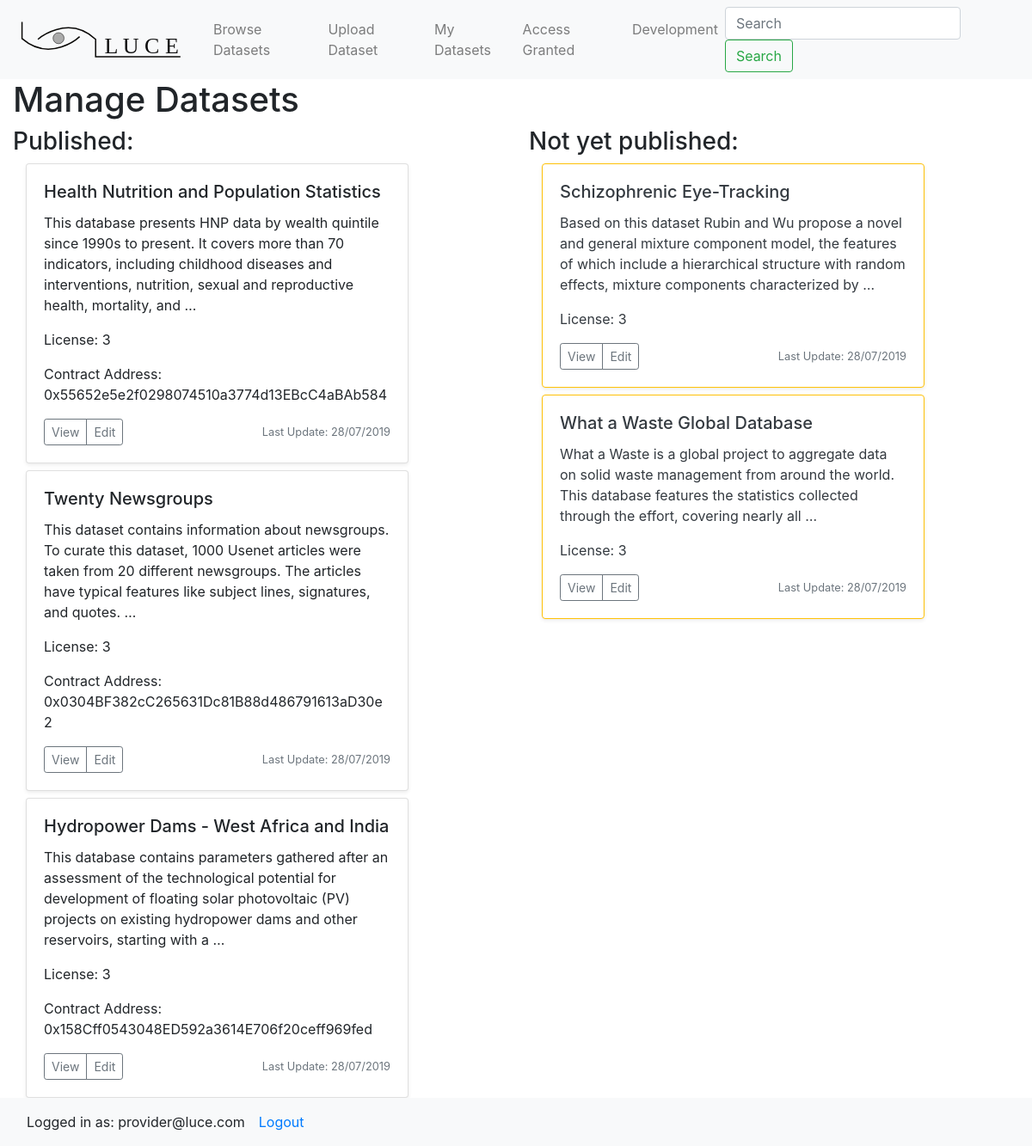
/my_data/ (signed in), run on the app's committed database.
### datastore/models.py (models this page shows, shortened)
class Dataset(models.Model):
    title           = models.CharField(max_length=120)
    description     = models.TextField(null=True, blank=True)
    license         = models.IntegerField() # encoded as integer
    file            = models.FileField(upload_to='files/', blank=True, null=True)
    owner           = models.CharField(max_length=120) # owner username/email
    owner_address   = models.CharField(max_length=180) # msg.sender
    contract_address= models.CharField(max_length=180) # address of smart contract
    published       = models.BooleanField(default = False)
    access_granted  = models.ManyToManyField(User, related_name='datasets_accessible')
    created_by      = models.ForeignKey(User, default=1, null=True, on_delete=models.SET_NULL, related_name='datasets_owned')
    timestamp       = models.DateTimeField(auto_now_add=True)
    updated         = models.DateTimeField(auto_now=True)
    objects         = DatasetManager()
    def get_absolute_url(self):
        return f"/data/{self.pk}"
    def get_edit_url(self):
        return f"/data/{self.pk}/edit"
    class Meta:
        ordering = ['-updated', '-timestamp']

### accounts/models.py (models this page shows, shortened)
class User(AbstractBaseUser):
    email = models.EmailField(
        verbose_name='email address',
        max_length=255,
        unique=True,
    )
    ethereum_private_key = models.CharField(max_length=255, blank=True, null=True)
    ethereum_public_key = models.CharField(max_length=255, blank=True, null=True)
    contract_address = models.CharField(max_length=255, blank=True, null = True)
    first_name 	= 	models.CharField(max_length=255, blank=True, null=True)
    last_name 	= 	models.CharField(max_length=255, blank=True, null=True)
    is_approved =  models.BooleanField(default=True, null=True, blank=True) # True for now while developing..
    user_type = models.IntegerField(default=0)
    active = models.BooleanField(default=True)
    staff = models.BooleanField(default=False) # a admin user; non super-user
    admin = models.BooleanField(default=False) # a superuser
    USERNAME_FIELD = 'email'
    REQUIRED_FIELDS = ['first_name', 'last_name', 'ethereum_public_key', 'ethereum_private_key']
    objects = UserManager()
    def __str__(self):
        return self.email
    @property
    def is_active(self):
        return self.active

### datastore/views.py (the view)
# urls.py: path('my_data/', my_data_view),
def my_data_view(request):
    head_title = "LUCE"
    qs = Dataset.objects.all()
    qs = qs.filter(created_by=request.user)
    context = {"head_title": head_title,
                "dataset_list": qs}
    template = 'data/my_data.html'
    return render(request, template, context)

### datastore/managers.py (called while the page is built)
    def get_queryset(self):
        return DatasetQuerySet(self.model, using=self._db)

### datastore/templates/data/my_data.html
{% extends "base.html" %}
{% block content %}
	<h1> Manage Datasets </h1>
		<div class='row'>
			<div class='col-md-6'>
				<h3> Published: </h3>
				{% for data in dataset_list %}
					{% if data.published %}
						{% include 'data/list-inline.html' with object=data %}
					{% endif %}
				{% endfor %}
				</div>
			<div class='col-md-6'>
				<h3> Not yet published: </h3>
				{% for data in dataset_list %}
					{% if not data.published %}
						{% include 'data/list-inline.html' with object=data description=True truncate=True %}
					{% endif %}
				{% endfor %}
			</div>
		</div>
{% endblock %}

### lucehome/templates/base.html (shortened to what this page needs)
<!doctype html>
<html lang="en">
  <head>
        <link rel="stylesheet" href="https://stackpath.bootstrapcdn.com/bootstrap/4.3.1/css/bootstrap.min.css">
  </head>
  <body>
        {% include 'navbar.html' %}
                <div class='container-fluid pb-5'>
                    {% block content %}{% endblock %}
                </div>
        <nav class="navbar fixed-bottom navbar-light bg-light">
            {% if user.is_authenticated %}
                <a class="col-auto pr-0 mr-0 navbar-text">Logged in as: {{ user }}</a>
                <a class="col nav-item nav-link" href="/logout">Logout</a>
            {% else %}
                <a class=" col-auto navbar-text" href="/login">Not logged in</a>
            {% endif %}
        </nav>
  </body>
</html>

### datastore/templates/data/list-inline.html
<div class='col-12 col-md-10 mb-2 mt-2'>
	<div class='card shadow-sm {% if not object.published %} border border-warning text-dark  {% endif %}' >
			      <div class="card-body">
			        <h5 class="card-title"> {{ object.title }} {% if dataset.file %} (File) {% endif %} </h5>
			        <p class="card-text"> {{ object.description|truncatewords:30 }} </p>
			        <p class="card-text"> License: {{ object.license }} </p>
			        {% if object.published %}
			        <p class="card-text"> Contract Address: {{ object.contract_address }} </p>
			   		{% endif %}
			              <div class="d-flex justify-content-between align-items-center">
			                <div class="btn-group">
			                  <button type="button" class="btn btn-sm btn-outline-secondary" onclick="window.location.href='{{ object.get_absolute_url }} '">View</button>
			                  <button type="button" class="btn btn-sm btn-outline-secondary" onclick="window.location.href='{{ object.get_edit_url }} '">Edit</button>
			                </div>
			                <small class="text-muted"> Last Update: {{ object.updated|date:"d/m/Y" }}</small>
			              </div>
			      </div>
	</div>
</div>

### data on the page
Dataset: title "Health Nutrition and Population Statistics", description "This database presents HNP data by wealth quintile since 1990s to present. It covers more than 70 indicators, including childhood diseases and interventions, nutrition, sexual and reproductive health, mortality, and …", license "3", contract_address "0x55652e5e2f0298074510a3774d13EBcC4aBAb584", updated "28/07/2019"
Dataset: title "Twenty Newsgroups", description "This dataset contains information about newsgroups. To curate this dataset, 1000 Usenet articles were taken from 20 different newsgroups. The articles have typical features like subject lines, signatures, and quotes. …", license "3", contract_address "0x0304BF382cC265631Dc81B88d486791613aD30e2", updated "28/07/2019"
Dataset: title "Hydropower Dams - West Africa and India", description "This database contains parameters gathered after an assessment of the technological potential for development of floating solar photovoltaic (PV) projects on existing hydropower dams and other reservoirs, starting with a …", license "3", contract_address "0x158Cff0543048ED592a3614E706f20ceff969fed", updated "28/07/2019"
Dataset: title "Schizophrenic Eye-Tracking", description "Based on this dataset Rubin and Wu propose a novel and general mixture component model, the features of which include a hierarchical structure with random effects, mixture components characterized by …", license "3", updated "28/07/2019"
Dataset: title "What a Waste Global Database", description "What a Waste is a global project to aggregate data on solid waste management from around the world. This database features the statistics collected through the effort, covering nearly all …", license "3", updated "28/07/2019"
User: email "provider@luce.com"
